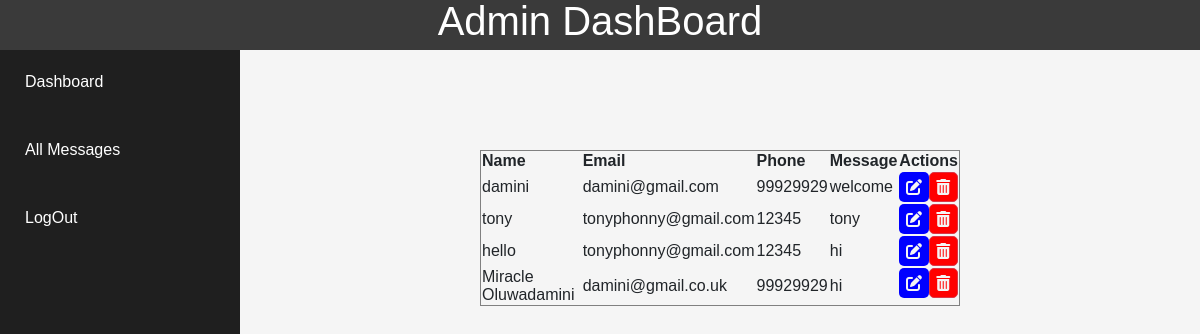
/dashboard/, run on the app's committed database.
### myapp/models.py (models this page shows, shortened)
class Contact(models.Model):
    name = models.CharField(max_length=200)
    email = models.EmailField(max_length=200)
    phone = models.IntegerField()
    message = models.TextField(max_length=200)

### myapp/views.py (the view)
# urls.py: path('dashboard/', views.dashboard, name="dashboard"),
def dashboard(request):
    crm = Contact.objects.all()
    context = {
        'all' : crm
    }
    return render(request,'myapp/admin.html',context)

### myapp/templates/myapp/admin.html (shortened to what this page needs)
{% load static %}
<html lang="en">
<head>
    <link rel="stylesheet" href="{% static 'myapp/css/fontawesome.min.css' %}">
    <link href="https://cdn.jsdelivr.net/npm/bootstrap@5.2.0/dist/css/bootstrap.min.css" rel="stylesheet">
</head>
<body>
  <div class="admin-nav">
       <h1> Admin DashBoard </h1>
  </div>
  <div class="main-div">
    <div class="side-panel">
       <a href=""> Dashboard </a>
       <br>
       <a href=""> All Messages </a>
       <br>
       <a href=""> LogOut </a>
    </div>
    <div class="dashboard-body">
          <div class="table-div">
              <table border="1">
                  <thead>
                      <tr>
                        <th> Name </th>
                        <th> Email </th>
                        <th> Phone </th>
                        <th> Message </th>
                        <th> Actions </th>
                      </tr>
                  </thead>
                  <tbody>
                  {% for info in all %}
                     <tr>
                        <td> {{info.name}} </td>
                        <td> {{info.email}} </td>
                        <td> {{info.phone}} </td>
                        <td> {{info.message}} </td>
                        <td style="display: flex; justify-content:center; align-items: center; ">
                           <a href=" {% url 'myapp:update' info.id %} " style="color: whitesmoke; height: 30px; width: 50%; background-color: blue; padding: 3px;border-radius: 5px; display: flex;justify-content: center; align-items: center;"><i class="fa-solid fa-pen-to-square"  ></i></a>
<button class="btn btn-danger" data-bs-toggle="modal" data-bs-target="#exampleModal" style="color: whitesmoke; height: 30px; width: 50%; background-color: red; padding: 3px;border-radius: 5px; display: flex;justify-content: center; align-items: center;" >
   <i class="fa-solid fa-trash-can"></i>
 </button>
                        </td>
                     </tr>
                  {% endfor %}
                  </tbody>
              </table>
          </div>
    </div>
  </div>
</body>
</html>

### myapp/templates/myapp/admin.html (style rules this page uses)
* { font-family: 'Lucida Sans', 'Lucida Sans Regular', 'Lucida Grande', 'Lucida Sans Unicode', Geneva, Verdana, sans-serif; }
.admin-nav { width: 100%; height: 50px; display: flex; justify-content: center; align-items: center; background-color: rgb(58, 58, 58); color: white; }
.main-div { display: flex; width: 100vw; height: 100vh; }
.side-panel { background-color: rgb(31, 31, 31); width: 20%; display: flex; flex-direction: column; row-gap: 10px; padding-top: 20px; padding-left: 25px; }
.dashboard-body { background-color: whitesmoke; width: 80%; display: flex; justify-content: center; align-items: center; }
.table-div { height: 75%; width: 50%; }
a { color: white; text-decoration: none; }

### data on the page
Contact: name "damini", email "damini@gmail.com", phone "99929929", message "welcome"
Contact: name "tony", email "tonyphonny@gmail.com", phone "12345", message "tony"
Contact: name "hello", email "tonyphonny@gmail.com", phone "12345", message "hi"
Contact: name "Miracle Oluwadamini", email "damini@gmail.co.uk", phone "99929929", message "hi"
